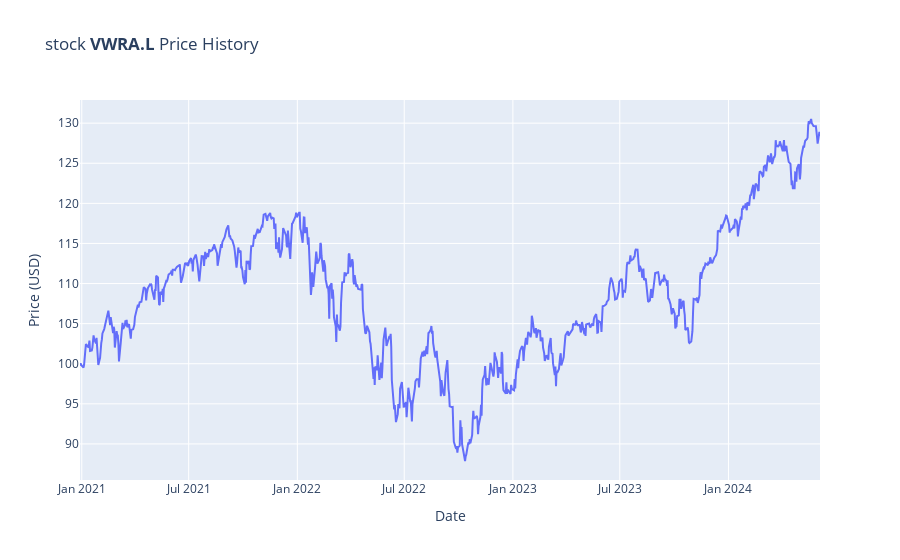

This figure's notebook cell:
### Markdown cell above
Hystorical Behavior of the Selected stock
===========================

### Code cell
### GENERIC INFORMATION ABOUT stock and its HYSTORICAL BEHAVIOR
# isin_string = "IE00B4L5Y983", ticker_string = "VWRA.L", ticker_string = "GME"
stock_under_test = "IE00BK5BQT80"
# Time Informations
day, month, year = month_year()
start_date = "2020-12-29"  ## %Y-%m-%d
end_date = f"{year}-{month}-{day}"
stock_data_object = get_stock_data(stock_under_test)
stock_data_daily_values = plot_stock_data(stock_data_object, start_date, end_date)

### Figure 1 — Plotly figure (JSON) as saved in the notebook; plotly's stock layout.template omitted (floating-point values rounded to 4 significant figures; data arrays with more than 128 entries replaced by an {"elided": "..."} marker saying what was removed)
{"data": [{"type": "scatter", "x": {"elided": "864 str values"}, "y": {"elided": "864 float values"}}], "layout": {"title": {"text": "stock <b>VWRA.L</b> Price History"}, "xaxis": {"title": {"text": "Date"}}, "yaxis": {"title": {"text": "Price (USD)"}}}}
